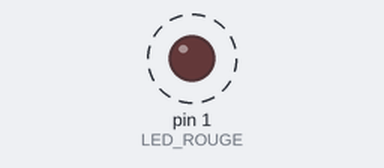
The sketch below on a simulated Arduino Uno, built with avr-gcc and run on an emulated ATmega328P. On the bench: output pins drawn as LEDs (lit = HIGH). Dashed ring = blinking.

Above: at 0.6 s.
Timing chart, 0 to 5.9 s (numbered marks = the images above):
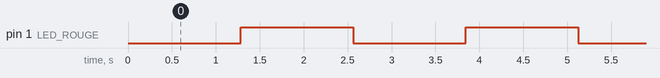

The sketch:

job08.ino
```cpp
#define LED_ROUGE 1
void setup() {
  pinMode(LED_ROUGE, OUTPUT);
}

void loop() {

  for (int i = 0; i <= 255; i++) {
    analogWrite(LED_ROUGE, i);
    delay(10);
  }
}
```

Measured:
- by itself, pin 1 (LED_ROUGE): alternates HIGH for 1.3 s and LOW for 1.3 s
